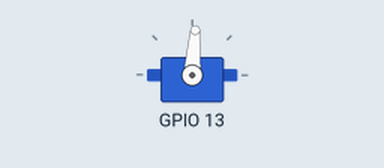
A program run on a simulated Raspberry Pi (BCM pin numbers). Parts: servo. Servo angles are drawn from the pulse width (0.5 ms = 0°, 2.5 ms = 180°).

Above: at 0.05 s.
At 4.5 s:
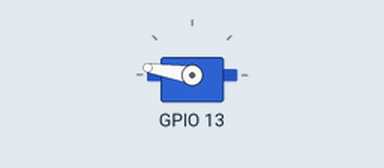
At 9.0 s:
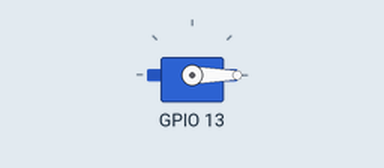
Timing chart, 0 to 11.7 s (numbered marks = the images above):
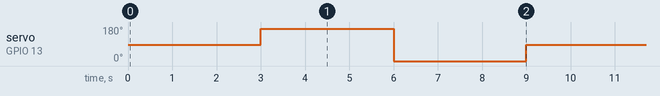

The program:

servo-hardware.py
```python
import pigpio
import time

SERVO_PIN = 13

pi = pigpio.pi()

try:
    while True:
        # hardware_PWM( pin, frequency(Hz), dutycycle(0 to 1000000) )
        # 50Hz=20ms, Duty=1000000 x 1.45ms/20ms
        pi.hardware_PWM(SERVO_PIN, 50, int(1000000*1.45/20))
        time.sleep(3)
        # 50Hz=20ms, Duty=1000000 x 2.4ms/20ms
        pi.hardware_PWM(SERVO_PIN, 50, int(1000000*2.4/20))
        time.sleep(3)
        # 50Hz=20ms, Duty=1000000 x 0.5ms/20ms
        pi.hardware_PWM(SERVO_PIN, 50, int(1000000*0.5/20))
        time.sleep(3)
except KeyboardInterrupt:
    pass

# pi.set_servo_pulsewidth(SERVO_PIN, 0)
pi.hardware_PWM(SERVO_PIN, 50, 0)

pi.stop()
```

Measured:
- by itself, servo on GPIO 13: repeats every 9.0 s: 0° 3.0 s, 86° 3.0 s, 171° 3.0 s
